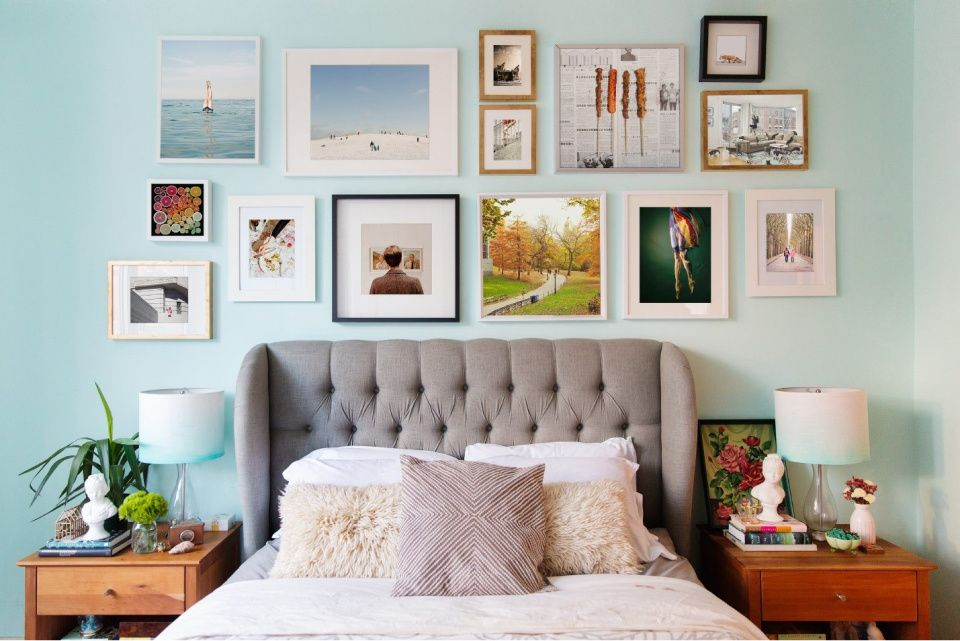
#> input picture img/picture.jpg, 960 x 641 px
$ jupyter execute task_1.ipynb
#> lines starting #> are read from the running program, lines starting #| are printed output that depends on the picture
## Basics of Brute-Force Matcher

[cell 1]
import numpy as np
import cv2 as cv
import matplotlib.pyplot as plt

[cell 2]
img1 = cv.imread('../../img/picture.jpg',cv.IMREAD_GRAYSCALE)
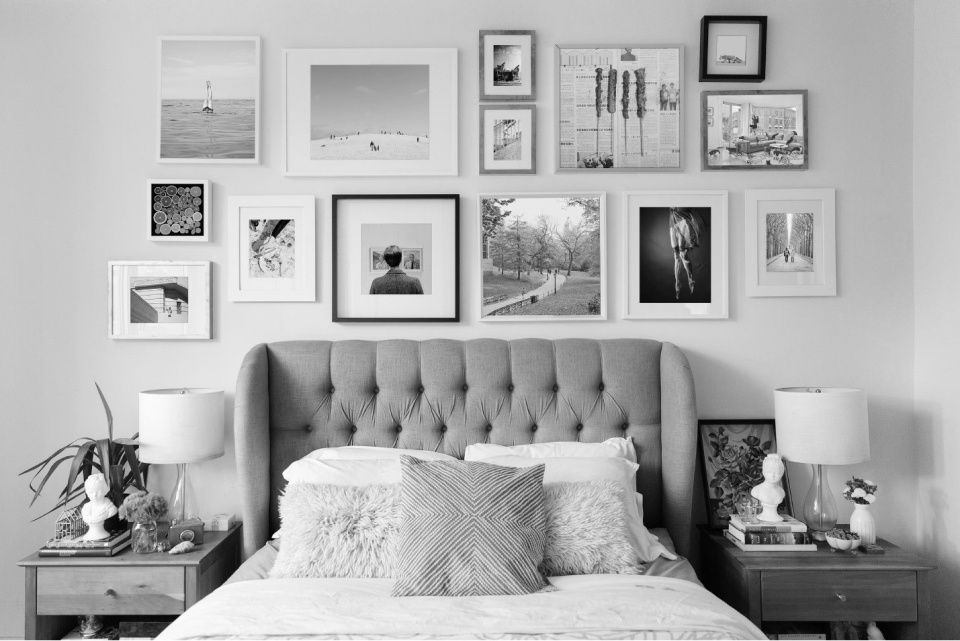
#> img1: shape (641, 960); min 0, max 255, mean 173.2
img2 = cv.imread('../../img/picture_frame.jpg',cv.IMREAD_GRAYSCALE)
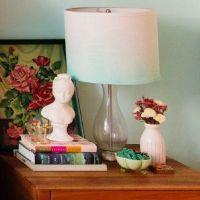
#> input picture img/picture_frame.jpg, 200 x 200 px
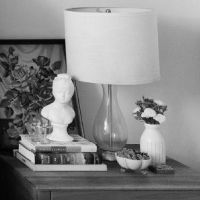
#> img2: shape (200, 200); min 0, max 244, mean 135.8

plt.imshow(img2, cmap="gray")

[cell 3]
orb = cv.ORB_create()

# find the keypoints and descriptors with ORB
kp1, des1 = orb.detectAndCompute(img1,None)
#> kp1 = 500 keypoints; strongest (x, y, size): (202, 234, 31), (152, 234, 31), (273, 536, 31), (202, 185, 37.2)
kp2, des2 = orb.detectAndCompute(img2,None)
#> kp2 = 327 keypoints; strongest (x, y, size): (35, 162, 31), (54, 99, 31), (95, 149, 37.2), (143, 115, 31)

[cell 4]
# create BFMatcher object
bf = cv.BFMatcher(cv.NORM_HAMMING, crossCheck=True)
# Match descriptors.
matches = bf.match(des1,des2)
#> matches = 116 matches
# Sort them in the order of their distance.
matches = sorted(matches, key = lambda x:x.distance)
# Draw first 10 matches.
img3 = cv.drawMatches(img1,kp1,img2,kp2,matches[:10],None,flags=cv.DrawMatchesFlags_NOT_DRAW_SINGLE_POINTS)
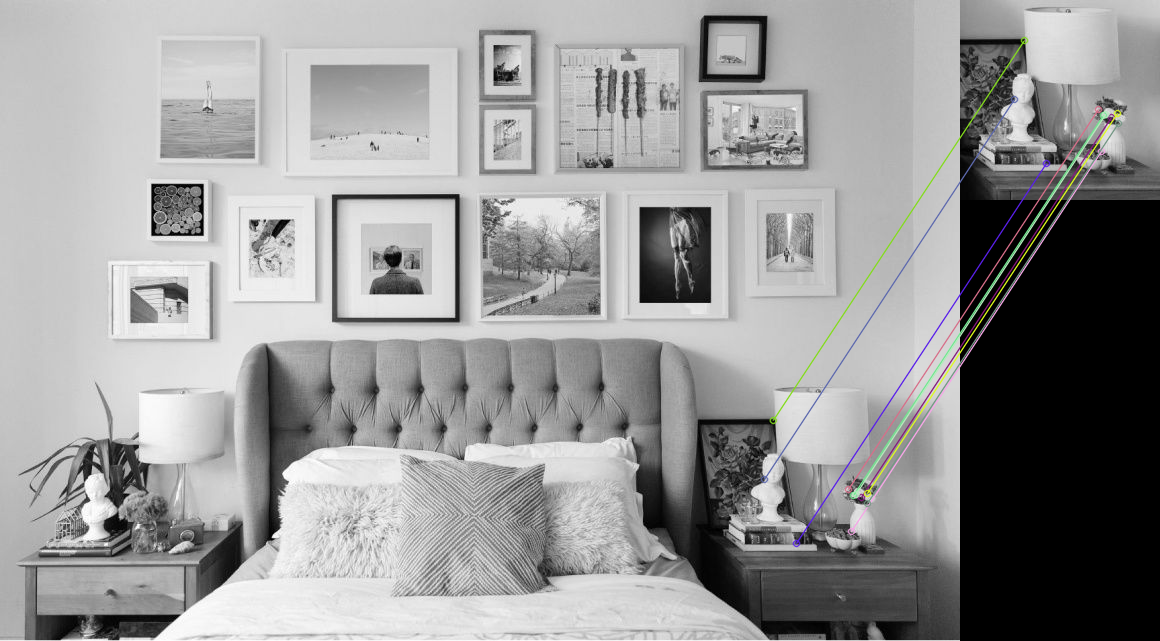
#> img3: shape (641, 1160, 3); mean of channels 0, 1, 2 150.9, 151, 151; drawn as B, G, R
plt.imshow(img3),plt.show()

## Brute-Force Matching with SIFT Descriptors and Ratio Test

[cell 5]
img1 = cv.imread('../../img/picture.jpg',cv.IMREAD_GRAYSCALE)
img2 = cv.imread('../../img/picture_frame.jpg',cv.IMREAD_GRAYSCALE)

# Initiate SIFT detector
sift = cv.SIFT_create()
# find the keypoints and descriptors with SIFT
kp1, des1 = sift.detectAndCompute(img1,None)
#> kp1 = 2084 keypoints; strongest (x, y, size): (254, 223, 5.5), (201, 186, 3.7), (201, 234, 3.2), (282, 223, 6.8)
kp2, des2 = sift.detectAndCompute(img2,None)
#> kp2 = 270 keypoints; strongest (x, y, size): (150, 120, 5.3), (38, 161, 4.6), (148, 112, 6.1), (74, 128, 10.7)
# BFMatcher with default params
bf = cv.BFMatcher()
matches = bf.knnMatch(des1,des2,k=2)
#> matches = 2084 matches
# Apply ratio test
good = []
for m,n in matches:
    if m.distance < 0.75*n.distance:
        good.append([m])
#> after the loop, good = 264 matches
# cv.drawMatchesKnn expects list of lists as matches.
img3 = cv.drawMatchesKnn(img1,kp1,img2,kp2,good,None,flags=cv.DrawMatchesFlags_NOT_DRAW_SINGLE_POINTS)
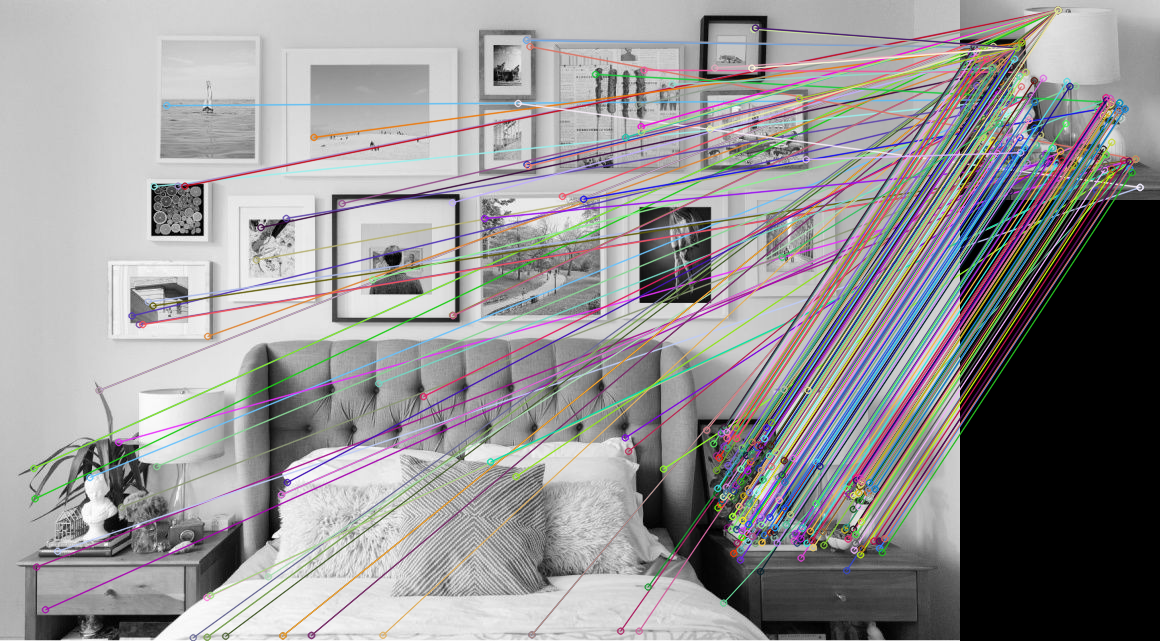
#> img3: shape (641, 1160, 3); mean of channels 0, 1, 2 148.3, 146.9, 148.6; drawn as B, G, R
plt.imshow(img3),plt.show()

## FLANN based Matcher

[cell 6]
FLANN_INDEX_KDTREE = 1
index_params = dict(algorithm = FLANN_INDEX_KDTREE, trees = 5)

[cell 7]
FLANN_INDEX_LSH = 6
index_params= dict(algorithm = FLANN_INDEX_LSH,
                   table_number = 6, # 12
                   key_size = 12,     # 20
                   multi_probe_level = 1) #2

[cell 8]
# Initiate SIFT detector
sift = cv.SIFT_create()
# find the keypoints and descriptors with SIFT
kp1, des1 = sift.detectAndCompute(img1,None)
kp2, des2 = sift.detectAndCompute(img2,None)
# FLANN parameters
FLANN_INDEX_KDTREE = 1
index_params = dict(algorithm = FLANN_INDEX_KDTREE, trees = 5)
search_params = dict(checks=50)   # or pass empty dictionary
flann = cv.FlannBasedMatcher(index_params,search_params)
matches = flann.knnMatch(des1,des2,k=2)
# Need to draw only good matches, so create a mask
matchesMask = [[0,0] for i in range(len(matches))]
#> matchesMask = 2084 pairs, first value 0 to 0, second value 0 to 0
# ratio test as per Lowe's paper
for i,(m,n) in enumerate(matches):
    if m.distance < 0.7*n.distance:
        matchesMask[i]=[1,0]
#> after the loop, matchesMask = 2084 pairs, first value 0 to 1, second value 0 to 0
draw_params = dict(matchColor = (0,255,0),
                   singlePointColor = (255,0,0),
                   matchesMask = matchesMask,
                   flags = cv.DrawMatchesFlags_DEFAULT)
#> draw_params = 4 items
img3 = cv.drawMatchesKnn(img1,kp1,img2,kp2,matches,None,**draw_params)
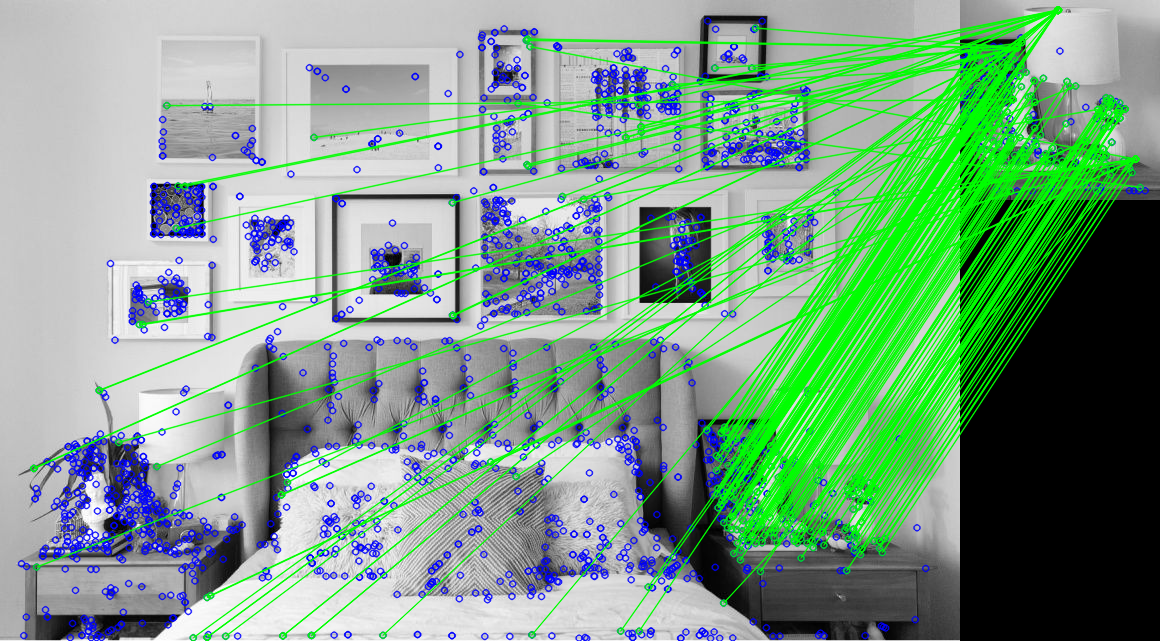
#> img3: shape (641, 1160, 3); mean of channels 0, 1, 2 135.2, 159.2, 124.3; drawn as B, G, R
plt.imshow(img3,),plt.show()
